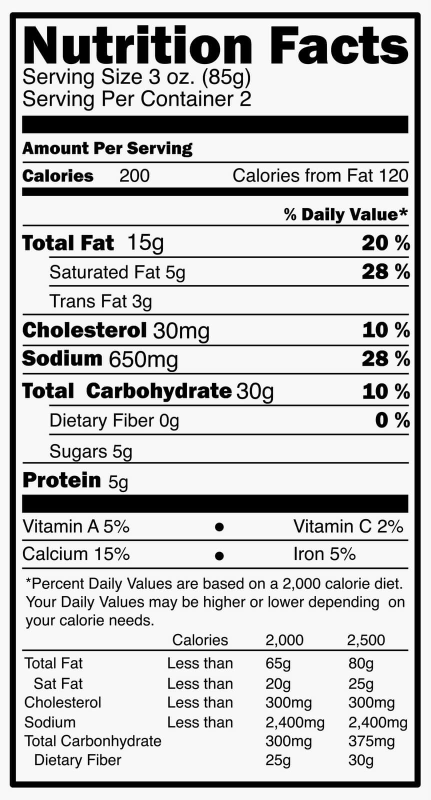
#> input picture nutritional_label.jpg, 861 x 1600 px (shown at 1/2 size)
$ python main.py
#> lines starting #> are read from the running program, lines starting #| are printed output that depends on the picture; after the words box and inside, x2 and y2 are one past the last pixel; in counts of white or black regions, pixels touching at a corner belong together
### box_creation.py
import cv2
import numpy

def detect_lines (src): #src is the image
#> called with src = 'nutritional_label.jpg'
    src = cv2.imread(src)
#> src is the input picture: shape (1600, 861, 3); min 0, max 255, mean 196.7
    ret, src = cv2.threshold(src, 127, 255, cv2.THRESH_BINARY)
#> src: shape (1600, 861, 3); 79.2% white; 618 black regions (30 under 20 px), largest, box (x1, y1, x2, y2) and area: (20, 25, 841, 1575) 56308, (44, 989, 817, 1026) 28596, (44, 231, 817, 267) 27824

    shape = src.shape
#> shape = (1600, 861, 3)
    height = shape[0]
#> height = 1600
    width = shape[1]
#> width = 861
    horizontal_lines = helper(src,height,width,True)
    vertical_lines = helper(src, height, width, False)
    # print(horizontal_lines)
    # print(vertical_lines)
    sub_sections = []
    for i in range(len(horizontal_lines) -1):
        section = src[horizontal_lines[i]:horizontal_lines[i+1],vertical_lines[0]:vertical_lines[1]]
        sub_sections.append(section)
    return sub_sections

def helper(src,height,width,horizontal): # if horizontal is true, helper will scan for horizontal lines
#> called with height = 1600, width = 861, horizontal = True
    if horizontal == True:
        horizontallines = []
        i = 0
        while i < height: #iterate through the picture horizontally
            colour = src.item(i, int(width / 2), 0)  # channel 1
            colour1 = src.item(i, int(width / 2), 1)  # channel 2
            colour2 = src.item(i, int(width / 2), 2)  # channel 3

            if ((colour == 0) & (colour1 == 0) & (colour2 == 0)):  # if they are black
                i = i + 40 #skip 40 pixels because there tend to be blocks in nutritional labels
                # check whether or not they are lines
                for j in range(-300, 300):
                    colour3 = src.item(i - 40, (int(width / 2) + j), 0)
                    colour4 = src.item(i - 40, (int(width / 2) + j), 1)
                    colour5 = src.item(i - 40, (int(width / 2) + j), 2)

                    if ((colour3 != 0) & (colour4 != 0) & (colour5 != 0)):
                        pass
                    else:
                        horizontallines.append(i - 40)
            else:
                i = i + 1
#> this loop made 589 passes
#> (colour, colour1, colour2) on passes 1 to 12: (255, 255, 255), (255, 255, 255), (255, 255, 255), (255, 255, 255), (255, 255, 255), (255, 255, 255), (255, 255, 255), (255, 255, 255), (255, 255, 255), (255, 255, 255), (255, 255, 255), (255, 255, 255)
#> after the loop, horizontallines = 10449 values from 25 to 1563; i = 1603

        horizontallines = numpy.array(horizontallines)
        unique, counts = numpy.unique(horizontallines, return_counts=True)
#> unique = 26 values from 25 to 1563; counts = 26 values, max 600 at index 0, min 73 at index 20, mean 401.9
        dictionary = dict(zip(unique, counts)) #a dictionary of values, the coordinates with the most values are the lines
#> dictionary = 26 items
        dictionary = dict((k, v) for k, v in dictionary.items() if v > 500) #check for the coordinate which has the most values
#> dictionary = 14 items
        horizontallines = list(dictionary.keys())
#> horizontallines = [25, 231, 323, 375, 449, 513, 570, 627, 689, 746, 867, 924, 989, 1563]
        return horizontallines
    else:
        verticallines = []
        i = 0
        while i < width:
            colour = src.item(int(height / 2), i, 0)  # channel 1
            colour1 = src.item(int(height / 2), i, 1)  # channel 2
            colour2 = src.item(int(height / 2), i, 2)  # channel 3

            if ((colour == 0) & (colour1 == 0) & (colour2 == 0)):  # if they are black
                i = i + 40
                for j in range(-300, 300):
                    colour3 = src.item((int(width / 2) + j), i - 40, 0)
                    colour4 = src.item((int(width / 2) + j), i - 40, 1)
                    colour5 = src.item((int(width / 2) + j), i - 40, 2)

                    if ((colour3 != 0) & (colour4 != 0) & (colour5 != 0)):
                        pass
                    else:
                        verticallines.append(i - 40)
            else:
                i = i + 1

        verticallines = numpy.array(verticallines)
        unique, counts = numpy.unique(verticallines, return_counts=True)
        dictionary = dict(zip(unique, counts))
        dictionary = dict((k, v) for k, v in dictionary.items() if v > 500)
        verticallines = list(dictionary.keys())
        return verticallines

### OCR.py
from PIL import Image
import pytesseract
import difflib

def read_words (src):
    try:
        im = Image.fromarray(src)
        nutrientslist = ["Calories", "Total Fat", "Saturated Fat", "Cholesterol", "Sodium", "Total Carbohydrates",
                         "Dietary Fiber", "Sugars", "Protein", "Vitamin A", "Vitamin C", "Calcium", "Iron", "Potassium"]

        text = pytesseract.image_to_string(im, lang= 'eng')

        if text.__contains__("%") == False: #if the label does not have a percentage sign such as sugars and protein
          value = ''.join(x for x in text if x.isdigit())
          nutrient  = ''.join(x for x in text if x.isalpha())
          valuen = int(value)
          nutrient = difflib.get_close_matches(nutrient,nutrientslist,1)[0]
          if (valuen>100 & valuen<200000 & valuen%9 ==0):
            print (nutrient + " "+value[:-1]+ "g")
          else:
              print (text)


        else: #if the label has a percentage sign
          print(text.replace("9 ", "g "))
    except:
        pass

### main.py
import box_creation
import OCR
import cv2


def main():
    list_of_sections = box_creation.detect_lines("nutritional_label.jpg")
#> in detect_lines, `horizontal_lines = helper(src,height,width,True)`: horizontal_lines has the same summary as horizontallines in helper
#> the loop in helper (call 2), `while i < width:` made 713 passes
#> (colour, colour1) on pass 73: (255, 255)
#> the loop in detect_lines, `for i in range(len(horizontal_lines) -1):` made 13 passes
#> pass 1, in detect_lines, `section = src[horizontal_lines[i]:horizontal_lines[i+1],vertical_lines..`:
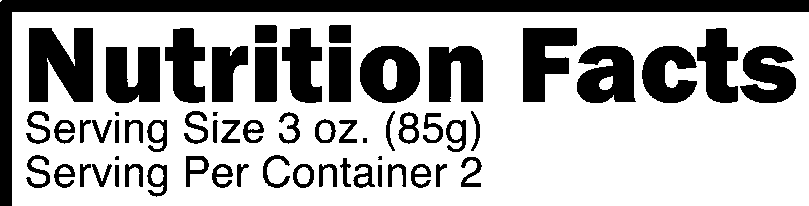
#> section: shape (206, 809, 3); 69% white; 61 black regions (4 under 20 px), largest, box (x1, y1, x2, y2) and area: (0, 0, 809, 206) 12033, (29, 28, 93, 102) 3758, (523, 28, 577, 102) 2588
#> pass 2, in detect_lines, `section = src[horizontal_lines[i]:horizontal_lines[i+1],vertical_lines..`:
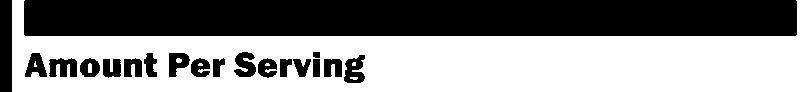
#> section: shape (92, 809, 3); 55.4% white; 19 black regions, largest, box (x1, y1, x2, y2) and area: (24, 0, 797, 36) 27824, (0, 0, 12, 92) 1104, (49, 58, 77, 77) 397
#> pass 3, in detect_lines, `section = src[horizontal_lines[i]:horizontal_lines[i+1],vertical_lines..`:
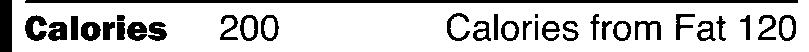
#> section: shape (52, 809, 3); 80.5% white; 33 black regions (1 under 20 px), largest, box (x1, y1, x2, y2) and area: (25, 0, 798, 3) 2318, (0, 0, 12, 52) 624, (25, 15, 47, 41) 333
    for i in range(len(list_of_sections)):
        OCR.read_words(list_of_sections[i])
#> this loop made 1 pass

main()
#> (the call stopped at in read_words, `text = pytesseract.image_to_string(im, lang= 'eng')`: pytesseract is not available in this run)
